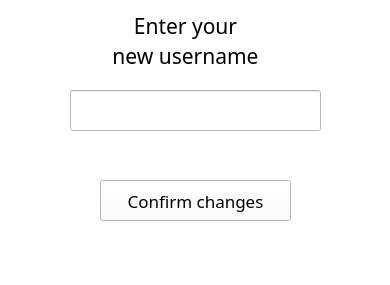
<?xml version="1.0" encoding="UTF-8"?>
<ui version="4.0">
 <class>Form</class>
 <widget class="QWidget" name="Form">
  <property name="geometry">
   <rect>
    <x>0</x>
    <y>0</y>
    <width>390</width>
    <height>285</height>
   </rect>
  </property>
  <property name="windowTitle">
   <string>Form</string>
  </property>
  <property name="styleSheet">
   <string notr="true">background-color: rgb(255, 255, 255);</string>
  </property>
  <widget class="QLabel" name="label_7">
   <property name="geometry">
    <rect>
     <x>90</x>
     <y>10</y>
     <width>191</width>
     <height>31</height>
    </rect>
   </property>
   <property name="font">
    <font>
     <family>Impact</family>
     <pointsize>16</pointsize>
    </font>
   </property>
   <property name="text">
    <string>Enter your</string>
   </property>
   <property name="alignment">
    <set>Qt::AlignCenter</set>
   </property>
  </widget>
  <widget class="QLabel" name="label_8">
   <property name="geometry">
    <rect>
     <x>90</x>
     <y>40</y>
     <width>191</width>
     <height>31</height>
    </rect>
   </property>
   <property name="font">
    <font>
     <family>Impact</family>
     <pointsize>16</pointsize>
    </font>
   </property>
   <property name="text">
    <string>new username</string>
   </property>
   <property name="alignment">
    <set>Qt::AlignCenter</set>
   </property>
  </widget>
  <widget class="QLineEdit" name="lineEdit_3">
   <property name="geometry">
    <rect>
     <x>70</x>
     <y>90</y>
     <width>251</width>
     <height>41</height>
    </rect>
   </property>
   <property name="font">
    <font>
     <family>Arial</family>
     <pointsize>14</pointsize>
    </font>
   </property>
   <property name="styleSheet">
    <string notr="true">border-image: url(:/images/border.PNG);</string>
   </property>
   <property name="text">
    <string/>
   </property>
  </widget>
  <widget class="QLabel" name="label_9">
   <property name="geometry">
    <rect>
     <x>30</x>
     <y>140</y>
     <width>341</width>
     <height>31</height>
    </rect>
   </property>
   <property name="font">
    <font>
     <family>Arial</family>
     <pointsize>13</pointsize>
    </font>
   </property>
   <property name="text">
    <string/>
   </property>
   <property name="alignment">
    <set>Qt::AlignCenter</set>
   </property>
  </widget>
  <widget class="QPushButton" name="pushButton_3">
   <property name="geometry">
    <rect>
     <x>100</x>
     <y>180</y>
     <width>191</width>
     <height>41</height>
    </rect>
   </property>
   <property name="font">
    <font>
     <family>Impact</family>
     <pointsize>13</pointsize>
    </font>
   </property>
   <property name="text">
    <string>Confirm changes</string>
   </property>
  </widget>
  <widget class="QLabel" name="label_12">
   <property name="geometry">
    <rect>
     <x>-30</x>
     <y>-10</y>
     <width>61</width>
     <height>51</height>
    </rect>
   </property>
   <property name="styleSheet">
    <string notr="true">border-image: url(:/images/Снимок22.PNG);</string>
   </property>
   <property name="text">
    <string/>
   </property>
  </widget>
  <widget class="QLabel" name="label_14">
   <property name="geometry">
    <rect>
     <x>-10</x>
     <y>250</y>
     <width>141</width>
     <height>41</height>
    </rect>
   </property>
   <property name="styleSheet">
    <string notr="true">border-image: url(:/images/Снимок111.PNG);</string>
   </property>
   <property name="text">
    <string/>
   </property>
  </widget>
  <widget class="QLabel" name="label_15">
   <property name="geometry">
    <rect>
     <x>320</x>
     <y>20</y>
     <width>81</width>
     <height>71</height>
    </rect>
   </property>
   <property name="styleSheet">
    <string notr="true">border-image: url(:/images/Снимок111.PNG);</string>
   </property>
   <property name="text">
    <string/>
   </property>
  </widget>
  <widget class="QLabel" name="label_16">
   <property name="geometry">
    <rect>
     <x>310</x>
     <y>230</y>
     <width>151</width>
     <height>81</height>
    </rect>
   </property>
   <property name="font">
    <font>
     <family>MS Sans Serif</family>
    </font>
   </property>
   <property name="styleSheet">
    <string notr="true">border-image: url(:/images/Снимок.PNG);</string>
   </property>
   <property name="text">
    <string/>
   </property>
  </widget>
 </widget>
 <resources>
  <include location="images/res4.qrc"/>
 </resources>
 <connections/>
</ui>
